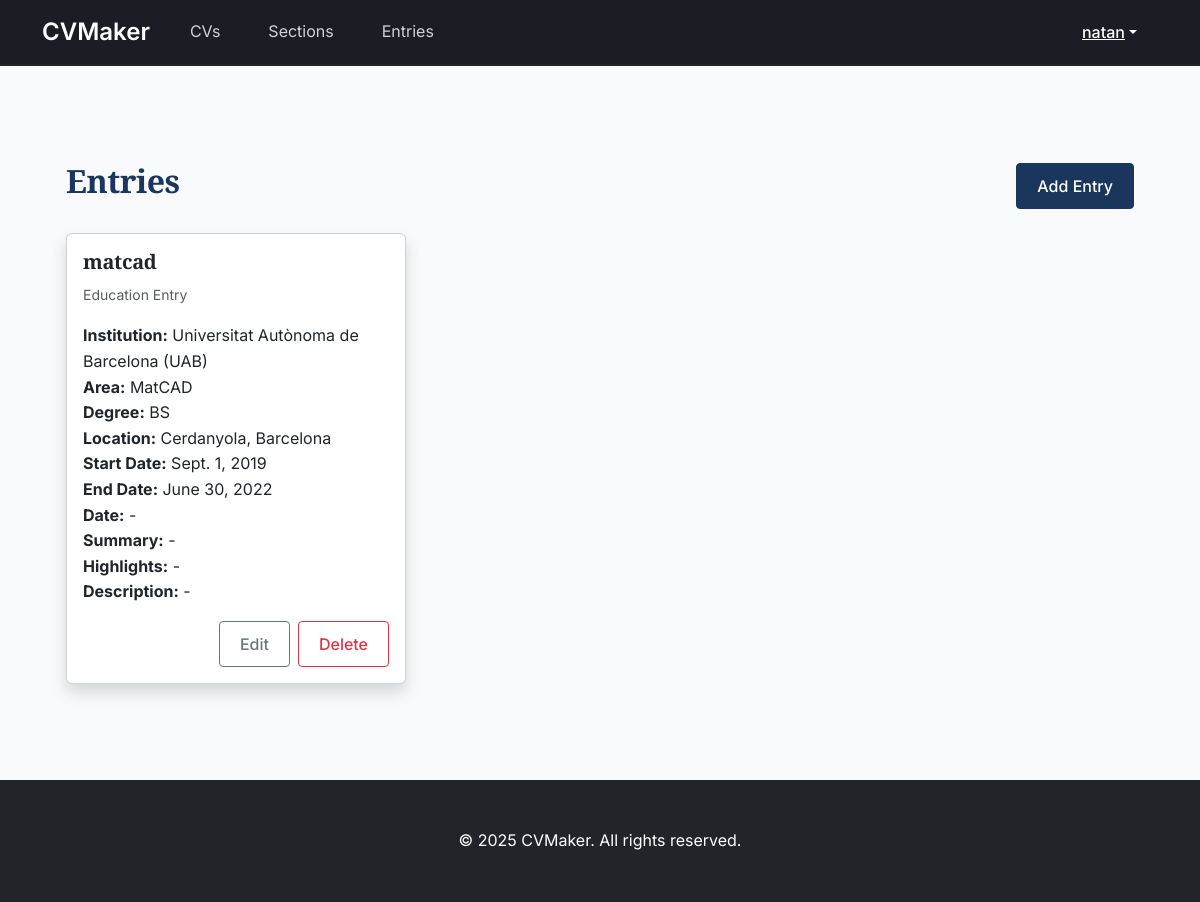
Page /entry/ (signed in) on the committed database.
### entries/models.py (models this page shows, shortened)
class CVEntry(models.Model):
    user: models.ForeignKey = models.ForeignKey(User, null=False, blank=False, on_delete=models.CASCADE, related_name='%(class)s')
    alias: models.CharField = models.CharField(max_length=20, null=False, blank=False, help_text="Alias for the CV entry")
    start_date: models.DateField
    end_date: models.DateField
    date: models.DateField
    summary: models.CharField
    highlights: models.CharField
    class Meta:
        abstract = True

class EducationEntry(CVEntry):
    institution = models.CharField(max_length=100, null=False, blank=False, help_text="The name of the institution")
    area = models.CharField(max_length=100, null=False, blank=False, help_text="The area of study")
    degree = models.CharField(max_length=100, blank=True, help_text="The type of degree (e.g., BS, MS, PhD)")
    location = models.CharField(max_length=100, blank=True, help_text="The location")
    start_date = models.DateField(null=True, blank=True, help_text="The start date")
    end_date = models.DateField(null=True, blank=True, help_text="The end date")
    date = models.DateField(null=True, blank=True, help_text="Custom date (overrides start_date and end_date)")
    summary = models.CharField(max_length=500, blank=True, help_text="Summary of the entry")
    highlights = models.CharField(max_length=500, blank=True, help_text="List of highlights separated by ;")

### entries/views.py (the view)
# urls.py: path('', EntryListView.as_view(), name='entry-list'),
class EntryListView(LoginRequiredMixin, ListView):
    template_name = "entries/list.html"
    context_object_name = "entries"
    def get_queryset(self):
        education_entries = list(EducationEntry.objects.filter(user=self.request.user))
        experience_entries = list(ExperienceEntry.objects.filter(user=self.request.user))
        publication_entries = list(PublicationEntry.objects.filter(user=self.request.user))
        normal_entries = list(NormalEntry.objects.filter(user=self.request.user))
        oneline_entries = list(OneLineEntry.objects.filter(user=self.request.user))
        bullet_entries = list(BulletEntry.objects.filter(user=self.request.user))
        numbered_entries = list(NumberedEntry.objects.filter(user=self.request.user))
        reversed_numbered_entries = list(ReversedNumberedEntry.objects.filter(user=self.request.user))
        text_entries = list(TextEntry.objects.filter(user=self.request.user))
        combined_entries = (
            education_entries
            + experience_entries
            + publication_entries
            + normal_entries
            + oneline_entries
            + bullet_entries
            + numbered_entries
            + reversed_numbered_entries
            + text_entries
        )
        return combined_entries

### entries/templates/entries/list.html (shortened to what this page needs)
{% extends 'base.html' %}
{% block content %}
<div class="container my-5">
    <div class="d-flex justify-content-between align-items-center mb-4">
        <h2>Entries</h2>
        <a href="{% url 'entry-create' %}" class="btn btn-primary">Add Entry</a>
    </div>
    {% if entries %}
    <div class="row row-cols-1 row-cols-md-2 row-cols-lg-3 g-4">
        {% for entry in entries %}
        <div class="col">
            <div class="card h-100 shadow">
                <div class="card-body">
                    <h5 class="card-title">{{ entry.alias }}</h5>
                    <p class="card-text"><small class="text-muted">
                        {% if entry.institution %}Education Entry{% elif entry.company %}Experience Entry{% elif
                        entry.name %}General Entry{% elif entry.title and entry.authors %}Publication Entry{% elif
                        entry.label and entry.details %}One-Line Entry{% elif entry.bullet %}Bullet Entry{% elif
                        entry.number %}Numbered Entry{% elif entry.reversed_number %}Reversed Numbered Entry{% elif
                        entry.text %}Text Entry{% endif %}
                    </small></p>
                    <ul class="list-unstyled">
                        {% if entry.institution %}
                        <li><strong>Institution:</strong> {{ entry.institution|default:"-" }}</li>
                        <li><strong>Area:</strong> {{ entry.area|default:"-" }}</li>
                        <li><strong>Degree:</strong> {{ entry.degree|default:"-" }}</li>
                        <li><strong>Location:</strong> {{ entry.location|default:"-" }}</li>
                        <li><strong>Start Date:</strong> {{ entry.start_date|default:"-" }}</li>
                        <li><strong>End Date:</strong> {{ entry.end_date|default:"-" }}</li>
                        <li><strong>Date:</strong> {{ entry.date|default:"-" }}</li>
                        <li><strong>Summary:</strong> {{ entry.summary|default:"-" }}</li>
                        <li><strong>Highlights:</strong> {{ entry.highlights|default:"-" }}</li>
                        <li><strong>Description:</strong> {{ entry.description|default:"-" }}</li>
                        {% elif entry.label and entry.details %}
                        <li><strong>Label:</strong> {{ entry.label|default:"-" }}</li>
                        <li>{{ entry.details|default:"-" }}</li>
                        <li><strong>Description:</strong> {{ entry.description|default:"-" }}</li>
                        {% elif entry.bullet %}
                        <li>{{ entry.bullet|default:"-" }}</li>
                        <li><strong>Description:</strong> {{ entry.description|default:"-" }}</li>
                        {% elif entry.number %}
                        <li>{{ entry.number|default:"-" }}</li>
                        <li><strong>Description:</strong> {{ entry.description|default:"-" }}</li>
                        {% elif entry.reversed_number %}
                        <li>{{ entry.reversed_number|default:"-" }}</li>
                        <li><strong>Description:</strong> {{ entry.description|default:"-" }}</li>
                        {% elif entry.text %}
                        <li>{{ entry.text|default:"-" }}</li>
                        <li><strong>Description:</strong> {{ entry.description|default:"-" }}</li>
                        {% endif %}
                    </ul>
                    <div class="d-grid gap-2 d-md-flex justify-content-md-end">
                        <a href="{% url 'entry-edit' entry_id=entry.id %}" class="btn btn-outline-secondary">Edit</a>
                        <button class="btn btn-outline-danger" data-bs-toggle="modal"
                                data-bs-target="#deleteModal{{ entry.id }}">
                            Delete
                        </button>
                    </div>
                </div>
            </div>
        </div>
        {% endfor %}
    </div>
    {% else %}
    <div class="text-center py-5">
        <h4 class="mb-3">No entries found.</h4>
        <p class="text-muted mb-4">Start by adding your first entry to your CV.</p>
    </div>
    {% endif %}
</div>
{% endblock %}

### templates/includes/nav.html (shortened to what this page needs)
{% load static %}
<nav class="navbar navbar-expand-lg navbar-dark bg-dark border-bottom border-dark border-2">
    <div class="container">
        <a class="navbar-brand fs-4 fw-semibold" href="{% url 'homepage' %}">
            CVMaker
        </a>
        <div class="collapse navbar-collapse" id="mainMenu">
            <ul class="navbar-nav me-auto">
                <li class="nav-item mx-2">
                    <a class="nav-link position-relative px-3 py-2" href="{% url 'cv-list' %}">
                        <span class="nav-link-text">CVs</span>
                    </a>
                </li>
                <li class="nav-item mx-2">
                    <a class="nav-link position-relative px-3 py-2" href="{% url 'section-list' %}">
                        <span class="nav-link-text">Sections</span>
                    </a>
                </li>
                <li class="nav-item mx-2">
                    <a class="nav-link position-relative px-3 py-2" href="{% url 'entry-list' %}">
                        <span class="nav-link-text">Entries</span>
                    </a>
                </li>
            </ul>
            <div class="d-flex align-items-center ms-auto">
                {% if user.is_authenticated %}
                <div class="dropdown">
                    <a class="btn btn-link text-white dropdown-toggle d-flex align-items-center" href="#" role="button"
                       data-bs-toggle="dropdown" aria-expanded="false">
                        {{ user.username }}
                    </a>
                </div>
                {% else %}
                <div class="d-flex gap-2">
                    <a href="{% url 'login' %}" class="btn btn-outline-light rounded-pill px-4">Log In</a>
                    <a href="{% url 'signup' %}" class="btn btn-primary rounded-pill px-4">Sign Up</a>
                </div>
                {% endif %}
            </div>
        </div>
    </div>
</nav>

### static/css/app.css (style rules this page uses)
:root { --primary-color: #1a365d; --secondary-color: #2d3748; --accent-color: #4a5568; }
body { font-family: 'Inter', -apple-system, BlinkMacSystemFont, sans-serif; color: var(--secondary-color); line-height: 1.6; }
h1, h2, h3, h4, h5, h6 { font-family: 'Source Serif Pro', serif; color: var(--primary-color); font-weight: 600; letter-spacing: -0.015em; }
.btn { border-radius: 0.25rem; padding: 0.625rem 1.25rem; font-weight: 500; transition: all 0.2s ease; }
.btn-primary { background-color: var(--primary-color); border-color: var(--primary-color); }
a { color: var(--primary-color); text-decoration: none; transition: color 0.2s ease; }
body { background-color: #f8fafc; }

### templates/includes/nav.html (style rules this page uses)
.navbar { --navbar-bg: #1a1d24; --navbar-border: rgba(255,255,255,0.1); background: var(--navbar-bg) !important; padding: 0.5rem 0; }
.nav-link { color: rgba(255,255,255,0.8) !important; transition: all 0.2s ease; }

### rows in the picture
EducationEntry: alias "matcad", shows "Education Entry", institution "Universitat Autònoma de Barcelona (UAB)", area "MatCAD", degree "BS", location "Cerdanyola, Barcelona", start_date "Sept. 1, 2019", end_date "June 30, 2022", date "-", summary "-", highlights "-", description "-"

### other values in the picture
{{ user.username }} "natan"
